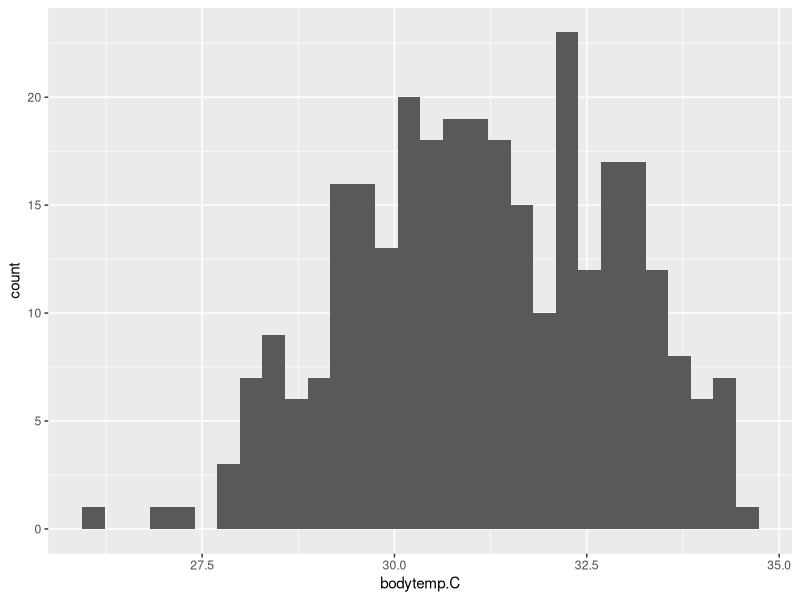
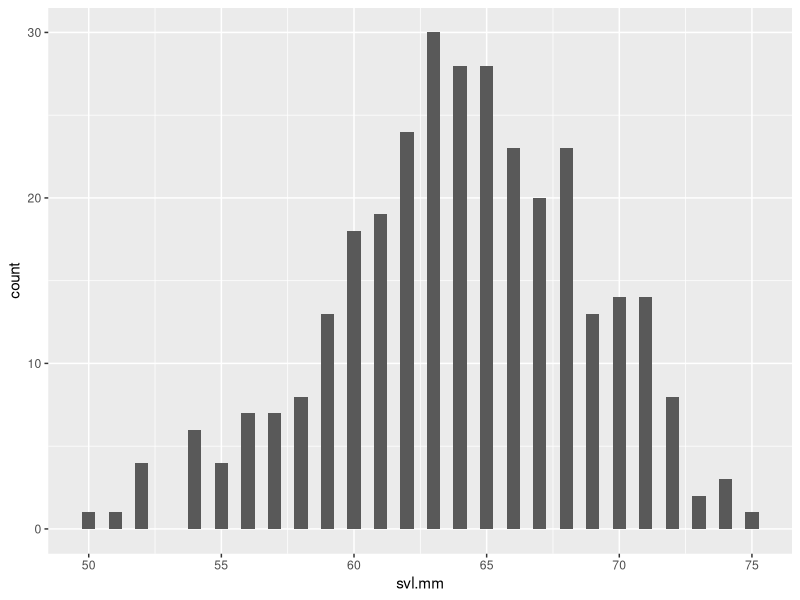

Write the R code that produced these figures, in order.
library(tidyverse)
library(ggplot2)
anoles <- read_csv("winchell_evol_phenshifts.csv")
str(anoles)
summary(anoles)        # Certain values here are being reported as characters (e.g. column 'context'; whether the
                       #    lizard was caught in a natural or urbanized area)
names(anoles)
anoles <- (anoles                      
           %>% mutate(ID=as.factor(ID),        
                      Site=as.factor(Site),    
                      context=as.factor(context),  
                      perch=as.factor(perch),    
                      perch.diam.cm=as.numeric(perch.diam.cm),
                      flags=as.factor(flags))) 

print(anoles
      %>% group_by(Site,context)
      %>% summarize(count=n())) # Want to see if they have roughly equal natural versus urban representation at each study site

print(ggplot(anoles, aes(x=bodytemp.C))
             +geom_histogram()
)                                       # Reveals that we have a few anoles that are markedly colder than the others

print(ggplot(anoles, aes(x=svl.mm))
      +geom_histogram(binwidth=0.5)
)                                       # Most lizards between 60-70mm Snout-Vent Length, handful of extreme outliers

